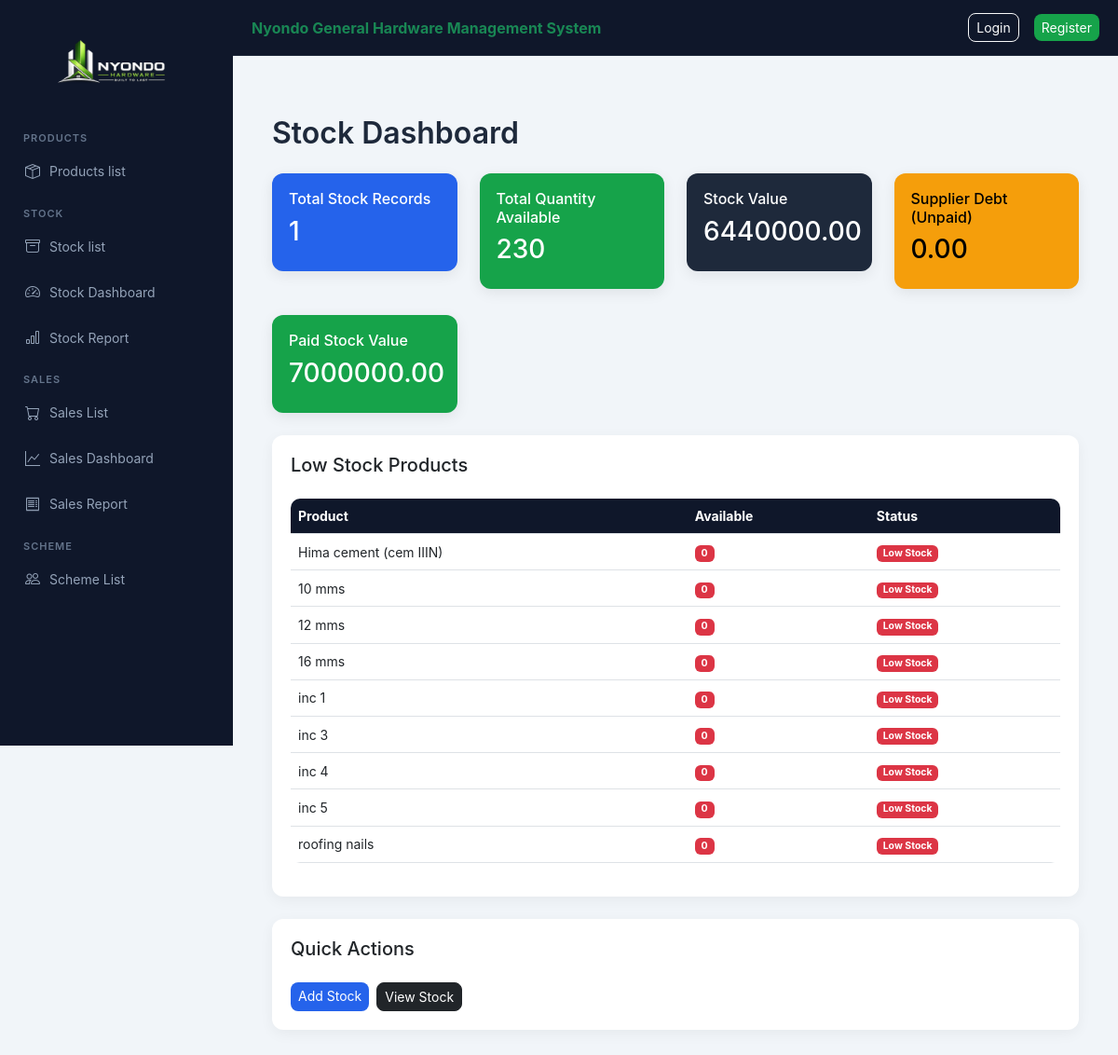
Screenshot of /nyondo/stock/dashboard/ with the database file from the repository.
### nyondo_app/models.py (models this page shows, shortened)
class Product(models.Model):
    CATEGORY_CHOICES = [
        ("cement", "Cement"),
        ("iron_bar", "Iron Bar"),
        ("iron_sheets", "Iron Sheets"),
        ("others", "Others"),
        ("nails", "Nails"),
        ("paint", "Paint"),
    ]
    category_name = models.CharField(max_length=20, choices=CATEGORY_CHOICES)
    product_name = models.CharField(max_length=100)
    unit_cost = models.DecimalField(max_digits=12, decimal_places=2, default=0)
    unit_price = models.DecimalField(max_digits=12, decimal_places=2, default=0)
    description = models.TextField(blank=True)
    def total_stock(self):
        return self.stock_set.aggregate(
            total=Sum("quantity_available")
        )["total"] or 0

### nyondo_app/views.py (the view)
# urls.py: path("stock/dashboard/", views.stock_dashboard, name="stock_dashboard"),
def stock_dashboard(request):
    stocks = Stock.objects.all()
    total_items = stocks.count()
    total_quantity = stocks.aggregate(
        total=Sum("quantity_available")
    )["total"] or 0
    total_value = sum(s.available_value() for s in stocks)
    total_debt = stocks.filter(supplier_paid=False).aggregate(
        total=Sum("total_amount_due")
    )["total"] or 0
    paid_value = stocks.filter(supplier_paid=True).aggregate(
        total=Sum("total_amount_due")
    )["total"] or 0
    products = Product.objects.all()
    low_stock = [p for p in products if p.total_stock() <= 10]
    context = {
        "total_items": total_items,
        "total_quantity": total_quantity,
        "total_value": total_value,
        "total_debt": total_debt,
        "paid_value": paid_value,
        "low_stock": low_stock,
    }
    return render(request, "stock_dashboard.html", context)

### nyondo_app/models.py (called while the page is built)
    def available_value(self):
        return self.quantity_available * self.unit_cost

### nyondo_app/templates/stock_dashboard.html
{% extends "base.html" %}
{% block content %}
<h2 class="mb-4 fw-semibold">Stock Dashboard</h2>
<div class="row g-4">
    <div class="col-md-3">
        <div class="stat-card primary">
            <h6>Total Stock Records</h6>
            <h3>{{ total_items }}</h3>
        </div>
    </div>
    <div class="col-md-3">
        <div class="stat-card success">
            <h6>Total Quantity Available</h6>
            <h3>{{ total_quantity }}</h3>
        </div>
    </div>
    <div class="col-md-3">
        <div class="stat-card dark">
            <h6>Stock Value</h6>
            <h3>{{ total_value|floatformat:2 }}</h3>
        </div>
    </div>
    <div class="col-md-3">
        <div class="stat-card warning">
            <h6>Supplier Debt (Unpaid)</h6>
            <h3>{{ total_debt|floatformat:2 }}</h3>
        </div>
    </div>
</div>
<div class="row g-4 mt-1">
    <div class="col-md-3">
        <div class="stat-card success">
            <h6>Paid Stock Value</h6>
            <h3>{{ paid_value|floatformat:2 }}</h3>
        </div>
    </div>
</div>
<div class="card mt-4">
    <div class="d-flex justify-content-between align-items-center mb-2">
        <h5 class="mb-0">Low Stock Products</h5>
    </div>
    <table class="table table-hover mt-3">
        <thead>
            <tr>
                <th>Product</th>
                <th>Available</th>
                <th>Status</th>
            </tr>
        </thead>
        <tbody>
        {% for p in low_stock %}
        <tr>
            <td>{{ p.product_name }}</td>
            <td>
                <span class="badge bg-danger">
                    {{ p.total_stock }}
                </span>
            </td>
            <td>
                <span class="badge bg-danger">
                    Low Stock
                </span>
            </td>
        </tr>
        {% empty %}
        <tr>
            <td colspan="3" class="text-center text-muted">
                No low stock items
            </td>
        </tr>
        {% endfor %}
        </tbody>
    </table>
</div>
<div class="card mt-4">
    <h5>Quick Actions</h5>
    <div class="d-flex gap-2 mt-3">
        <a href="{% url 'add_stock' %}" class="btn btn-primary btn-sm">
            Add Stock
        </a>
        <a href="{% url 'stock_list' %}" class="btn btn-dark btn-sm">
            View Stock
        </a>
    </div>
</div>
{% endblock %}

### static/css/style.css (style rules this page uses)
:root { --primary: #2563eb; --success: #16a34a; --dark: #0f172a; --dark-light: #1e293b; --warning: #f59e0b; --bg: #f1f5f9; --text: #1e293b; }
* { margin: 0; padding: 0; box-sizing: border-box; }
body { font-family: "Inter", "Segoe UI", sans-serif; background: var(--bg); color: var(--text); }
a { text-decoration: none; }
.card { border: none; border-radius: 12px; background: white; padding: 20px; box-shadow: 0 4px 15px rgba(0,0,0,0.05); }
.stat-card { border-radius: 12px; padding: 18px; color: white; font-weight: 500; box-shadow: 0 4px 15px rgba(0,0,0,0.08); transition: 0.2s; }
.stat-card.primary { background: var(--primary); }
.stat-card.success { background: var(--success); }
.stat-card.dark { background: var(--dark-light); }
.stat-card.warning { background: var(--warning); color: #000; }
.table { background: white; border-radius: 10px; overflow: hidden; }
.table th { background: var(--dark); color: white; font-size: 14px; }
.table td { font-size: 14px; vertical-align: middle; }
.btn { border-radius: 8px; font-size: 14px; }
.btn-primary { background: var(--primary); border: none; }

### rows the page displays
Product: product_name "Hima cement (cem IIIN)", total_stock "0"
Product: product_name "10 mms", total_stock "0"
Product: product_name "12 mms", total_stock "0"
Product: product_name "16 mms", total_stock "0"
Product: product_name "inc 1", total_stock "0"
Product: product_name "inc 3", total_stock "0"
Product: product_name "inc 4", total_stock "0"
Product: product_name "inc 5", total_stock "0"
Product: product_name "roofing nails", total_stock "0"

### other values shown
{{ total_items }} "1"
{{ total_quantity }} "230"
{{ total_value|floatformat:2 }} "6440000.00"
{{ total_debt|floatformat:2 }} "0.00"
{{ paid_value|floatformat:2 }} "7000000.00"
